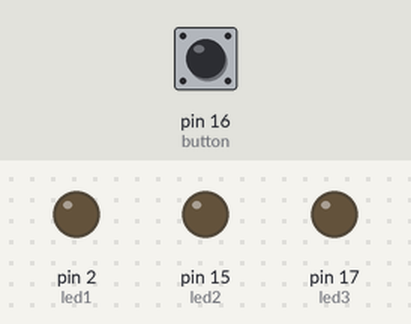
Recording of a program running on a simulated MicroPython board. Parts: output pins drawn as LEDs (lit = HIGH). The inputs (shaded band) are chosen by the test bench; at power-on: pin 16 (button) LOW.

Above: at 1.2 s.
1.3 s: pin 16 (button) pulled HIGH for 0.15 s
At 2.0 s:
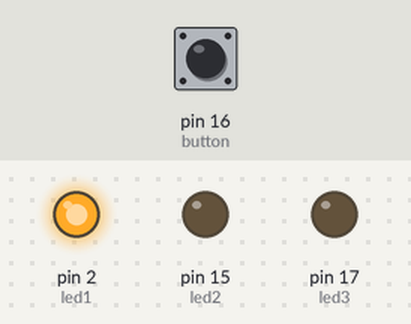
2.9 s: pin 16 (button) pulled HIGH for 1 s
At 4.2 s:
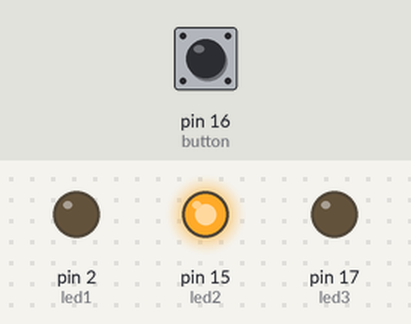
5.4 s: pin 16 (button) pulled HIGH for 0.15 s
At 6.1 s:
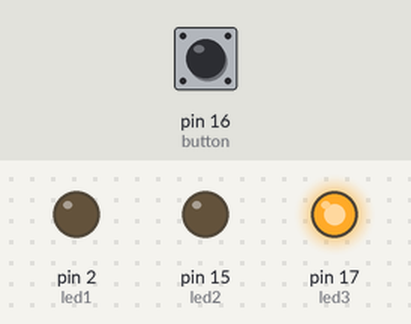
7.0 s: pin 16 (button) pulled HIGH for 3.2 s
At 7.5 s:
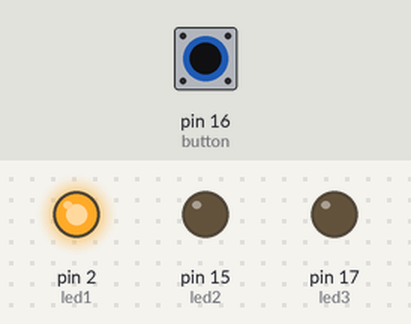
Timing chart, 0 to 10.0 s (numbered marks = the images above; inputs shaded):
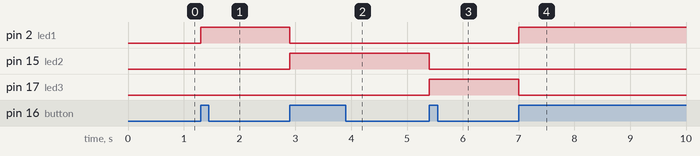

The program:

change_powered_on_led_when_pressing_button.py
```python
# change powered on led when pressing button

import machine
import time

LED_1_PIN = 2
LED_2_PIN = 15
LED_3_PIN = 17
BUTTON_PIN = 16

led1 = machine.Pin(LED_1_PIN, machine.Pin.OUT)
led2 = machine.Pin(LED_2_PIN, machine.Pin.OUT)
led3 = machine.Pin(LED_3_PIN, machine.Pin.OUT)
button = machine.Pin(BUTTON_PIN, machine.Pin.IN, machine.Pin.PULL_DOWN)

led1.value(0)
led2.value(0)
led3.value(0)

previous_button_state = button.value()
led_index = 0

while True:
    time.sleep(0.01)
    button_state = button.value()
    if button_state != previous_button_state:
        previous_button_state = button_state
        if button_state == 1:
            if led_index == 0:
                led1.value(1)
                led2.value(0)
                led3.value(0)
                led_index = 1
            elif led_index == 1:
                led1.value(0)
                led2.value(1)
                led3.value(0)
                led_index = 2
            else:
                led1.value(0)
                led2.value(0)
                led3.value(1)
                led_index = 0
```

Measured:
- after the input at 1.3 s, pin 2 (led1): LOW → HIGH at once
- after the input at 2.9 s, pin 2 (led1): HIGH → LOW at once; pin 15 (led2): LOW → HIGH at once
- after the input at 5.4 s, pin 15 (led2): HIGH → LOW at once; pin 17 (led3): LOW → HIGH at once
- after the input at 7.0 s, pin 2 (led1): LOW → HIGH at once; pin 17 (led3): HIGH → LOW at once
